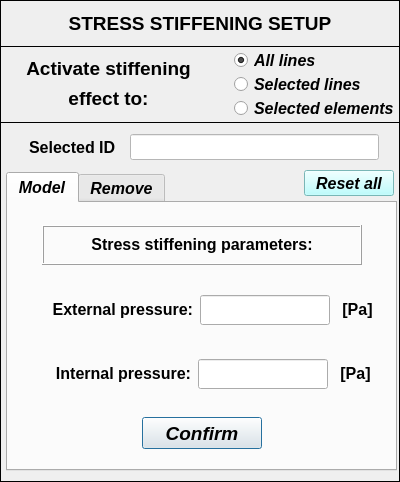
<?xml version="1.0" encoding="UTF-8"?>
<ui version="4.0">
 <class>Dialog</class>
 <widget class="QDialog" name="Dialog">
  <property name="windowModality">
   <enum>Qt::NonModal</enum>
  </property>
  <property name="geometry">
   <rect>
    <x>0</x>
    <y>0</y>
    <width>400</width>
    <height>482</height>
   </rect>
  </property>
  <property name="sizePolicy">
   <sizepolicy hsizetype="Fixed" vsizetype="Fixed">
    <horstretch>0</horstretch>
    <verstretch>0</verstretch>
   </sizepolicy>
  </property>
  <property name="minimumSize">
   <size>
    <width>400</width>
    <height>482</height>
   </size>
  </property>
  <property name="maximumSize">
   <size>
    <width>400</width>
    <height>482</height>
   </size>
  </property>
  <property name="contextMenuPolicy">
   <enum>Qt::DefaultContextMenu</enum>
  </property>
  <property name="windowTitle">
   <string> Set: stress stiffening</string>
  </property>
  <property name="whatsThis">
   <string/>
  </property>
  <widget class="QFrame" name="frame">
   <property name="geometry">
    <rect>
     <x>0</x>
     <y>0</y>
     <width>400</width>
     <height>47</height>
    </rect>
   </property>
   <property name="minimumSize">
    <size>
     <width>400</width>
     <height>0</height>
    </size>
   </property>
   <property name="maximumSize">
    <size>
     <width>400</width>
     <height>16777215</height>
    </size>
   </property>
   <property name="frameShape">
    <enum>QFrame::Box</enum>
   </property>
   <property name="frameShadow">
    <enum>QFrame::Plain</enum>
   </property>
   <property name="lineWidth">
    <number>1</number>
   </property>
   <widget class="QLabel" name="label_6">
    <property name="geometry">
     <rect>
      <x>30</x>
      <y>6</y>
      <width>340</width>
      <height>35</height>
     </rect>
    </property>
    <property name="minimumSize">
     <size>
      <width>340</width>
      <height>35</height>
     </size>
    </property>
    <property name="maximumSize">
     <size>
      <width>340</width>
      <height>35</height>
     </size>
    </property>
    <property name="font">
     <font>
      <family>Arial</family>
      <pointsize>14</pointsize>
      <weight>75</weight>
      <italic>false</italic>
      <bold>true</bold>
     </font>
    </property>
    <property name="text">
     <string>STRESS STIFFENING SETUP</string>
    </property>
    <property name="textFormat">
     <enum>Qt::AutoText</enum>
    </property>
    <property name="alignment">
     <set>Qt::AlignCenter</set>
    </property>
   </widget>
  </widget>
  <widget class="QFrame" name="frame_4">
   <property name="geometry">
    <rect>
     <x>0</x>
     <y>122</y>
     <width>400</width>
     <height>360</height>
    </rect>
   </property>
   <property name="minimumSize">
    <size>
     <width>400</width>
     <height>360</height>
    </size>
   </property>
   <property name="maximumSize">
    <size>
     <width>400</width>
     <height>360</height>
    </size>
   </property>
   <property name="frameShape">
    <enum>QFrame::Box</enum>
   </property>
   <property name="frameShadow">
    <enum>QFrame::Plain</enum>
   </property>
   <widget class="QTabWidget" name="tabWidget_stress_stiffening">
    <property name="geometry">
     <rect>
      <x>6</x>
      <y>50</y>
      <width>391</width>
      <height>299</height>
     </rect>
    </property>
    <property name="font">
     <font>
      <family>Arial</family>
      <pointsize>12</pointsize>
      <weight>75</weight>
      <italic>true</italic>
      <bold>true</bold>
     </font>
    </property>
    <property name="currentIndex">
     <number>0</number>
    </property>
    <widget class="QWidget" name="tab">
     <attribute name="title">
      <string>Model</string>
     </attribute>
     <widget class="QPushButton" name="pushButton_confirm">
      <property name="geometry">
       <rect>
        <x>134</x>
        <y>214</y>
        <width>120</width>
        <height>32</height>
       </rect>
      </property>
      <property name="minimumSize">
       <size>
        <width>120</width>
        <height>32</height>
       </size>
      </property>
      <property name="maximumSize">
       <size>
        <width>120</width>
        <height>32</height>
       </size>
      </property>
      <property name="font">
       <font>
        <family>Arial</family>
        <pointsize>14</pointsize>
        <weight>75</weight>
        <italic>true</italic>
        <bold>true</bold>
       </font>
      </property>
      <property name="text">
       <string>Confirm</string>
      </property>
     </widget>
     <widget class="QLabel" name="label_18">
      <property name="geometry">
       <rect>
        <x>326</x>
        <y>156</y>
        <width>43</width>
        <height>30</height>
       </rect>
      </property>
      <property name="minimumSize">
       <size>
        <width>0</width>
        <height>30</height>
       </size>
      </property>
      <property name="maximumSize">
       <size>
        <width>16777215</width>
        <height>30</height>
       </size>
      </property>
      <property name="font">
       <font>
        <family>Arial</family>
        <pointsize>12</pointsize>
        <weight>75</weight>
        <italic>false</italic>
        <bold>true</bold>
       </font>
      </property>
      <property name="text">
       <string>&lt;html&gt;&lt;head/&gt;&lt;body&gt;&lt;p align=&quot;center&quot;&gt;&lt;span style=&quot; font-size:12pt;&quot;&gt;[Pa]&lt;/span&gt;&lt;/p&gt;&lt;/body&gt;&lt;/html&gt;</string>
      </property>
      <property name="alignment">
       <set>Qt::AlignCenter</set>
      </property>
     </widget>
     <widget class="QLineEdit" name="lineEdit_external_pressure">
      <property name="geometry">
       <rect>
        <x>192</x>
        <y>92</y>
        <width>130</width>
        <height>30</height>
       </rect>
      </property>
      <property name="minimumSize">
       <size>
        <width>130</width>
        <height>30</height>
       </size>
      </property>
      <property name="maximumSize">
       <size>
        <width>130</width>
        <height>30</height>
       </size>
      </property>
      <property name="font">
       <font>
        <family>Arial</family>
        <pointsize>11</pointsize>
        <weight>75</weight>
        <italic>false</italic>
        <bold>true</bold>
       </font>
      </property>
      <property name="text">
       <string/>
      </property>
      <property name="alignment">
       <set>Qt::AlignCenter</set>
      </property>
     </widget>
     <widget class="QLabel" name="label_17">
      <property name="geometry">
       <rect>
        <x>328</x>
        <y>92</y>
        <width>43</width>
        <height>30</height>
       </rect>
      </property>
      <property name="minimumSize">
       <size>
        <width>0</width>
        <height>30</height>
       </size>
      </property>
      <property name="maximumSize">
       <size>
        <width>16777215</width>
        <height>30</height>
       </size>
      </property>
      <property name="font">
       <font>
        <family>Arial</family>
        <pointsize>12</pointsize>
        <weight>75</weight>
        <italic>false</italic>
        <bold>true</bold>
       </font>
      </property>
      <property name="text">
       <string>&lt;html&gt;&lt;head/&gt;&lt;body&gt;&lt;p align=&quot;center&quot;&gt;&lt;span style=&quot; font-size:12pt;&quot;&gt;[Pa]&lt;/span&gt;&lt;/p&gt;&lt;/body&gt;&lt;/html&gt;</string>
      </property>
      <property name="alignment">
       <set>Qt::AlignCenter</set>
      </property>
     </widget>
     <widget class="QLabel" name="label_26">
      <property name="geometry">
       <rect>
        <x>8</x>
        <y>156</y>
        <width>175</width>
        <height>30</height>
       </rect>
      </property>
      <property name="minimumSize">
       <size>
        <width>0</width>
        <height>30</height>
       </size>
      </property>
      <property name="maximumSize">
       <size>
        <width>16777215</width>
        <height>30</height>
       </size>
      </property>
      <property name="font">
       <font>
        <family>Arial</family>
        <pointsize>12</pointsize>
        <weight>75</weight>
        <italic>false</italic>
        <bold>true</bold>
       </font>
      </property>
      <property name="text">
       <string>&lt;html&gt;&lt;head/&gt;&lt;body&gt;&lt;p align=&quot;right&quot;&gt;Internal pressure:&lt;/p&gt;&lt;/body&gt;&lt;/html&gt;</string>
      </property>
      <property name="alignment">
       <set>Qt::AlignCenter</set>
      </property>
     </widget>
     <widget class="QLabel" name="label_25">
      <property name="geometry">
       <rect>
        <x>10</x>
        <y>92</y>
        <width>175</width>
        <height>30</height>
       </rect>
      </property>
      <property name="minimumSize">
       <size>
        <width>0</width>
        <height>30</height>
       </size>
      </property>
      <property name="maximumSize">
       <size>
        <width>16777215</width>
        <height>30</height>
       </size>
      </property>
      <property name="font">
       <font>
        <family>Arial</family>
        <pointsize>12</pointsize>
        <weight>75</weight>
        <italic>false</italic>
        <bold>true</bold>
       </font>
      </property>
      <property name="text">
       <string>&lt;html&gt;&lt;head/&gt;&lt;body&gt;&lt;p align=&quot;right&quot;&gt;External pressure:&lt;/p&gt;&lt;/body&gt;&lt;/html&gt;</string>
      </property>
      <property name="alignment">
       <set>Qt::AlignCenter</set>
      </property>
     </widget>
     <widget class="QLineEdit" name="lineEdit_internal_pressure">
      <property name="geometry">
       <rect>
        <x>190</x>
        <y>156</y>
        <width>130</width>
        <height>30</height>
       </rect>
      </property>
      <property name="minimumSize">
       <size>
        <width>130</width>
        <height>30</height>
       </size>
      </property>
      <property name="maximumSize">
       <size>
        <width>130</width>
        <height>30</height>
       </size>
      </property>
      <property name="font">
       <font>
        <family>Arial</family>
        <pointsize>11</pointsize>
        <weight>75</weight>
        <italic>false</italic>
        <bold>true</bold>
       </font>
      </property>
      <property name="focusPolicy">
       <enum>Qt::StrongFocus</enum>
      </property>
      <property name="alignment">
       <set>Qt::AlignCenter</set>
      </property>
     </widget>
     <widget class="QLabel" name="label_27">
      <property name="geometry">
       <rect>
        <x>34</x>
        <y>22</y>
        <width>320</width>
        <height>40</height>
       </rect>
      </property>
      <property name="minimumSize">
       <size>
        <width>320</width>
        <height>40</height>
       </size>
      </property>
      <property name="maximumSize">
       <size>
        <width>320</width>
        <height>40</height>
       </size>
      </property>
      <property name="font">
       <font>
        <family>Arial</family>
        <pointsize>12</pointsize>
        <weight>75</weight>
        <italic>false</italic>
        <bold>true</bold>
       </font>
      </property>
      <property name="frameShape">
       <enum>QFrame::Box</enum>
      </property>
      <property name="frameShadow">
       <enum>QFrame::Raised</enum>
      </property>
      <property name="text">
       <string>&lt;html&gt;&lt;head/&gt;&lt;body&gt;&lt;p align=&quot;center&quot;&gt;Stress stiffening parameters:&lt;/p&gt;&lt;/body&gt;&lt;/html&gt;</string>
      </property>
      <property name="alignment">
       <set>Qt::AlignCenter</set>
      </property>
     </widget>
    </widget>
    <widget class="QWidget" name="tab_2">
     <attribute name="title">
      <string>Remove</string>
     </attribute>
     <widget class="QLabel" name="label_29">
      <property name="geometry">
       <rect>
        <x>11</x>
        <y>10</y>
        <width>362</width>
        <height>33</height>
       </rect>
      </property>
      <property name="font">
       <font>
        <family>Arial</family>
        <pointsize>12</pointsize>
        <weight>75</weight>
        <italic>false</italic>
        <bold>true</bold>
       </font>
      </property>
      <property name="frameShape">
       <enum>QFrame::Box</enum>
      </property>
      <property name="frameShadow">
       <enum>QFrame::Sunken</enum>
      </property>
      <property name="text">
       <string>Get more info or remove a selected group:</string>
      </property>
      <property name="textFormat">
       <enum>Qt::AutoText</enum>
      </property>
      <property name="alignment">
       <set>Qt::AlignCenter</set>
      </property>
     </widget>
     <widget class="QPushButton" name="pushButton_close">
      <property name="geometry">
       <rect>
        <x>134</x>
        <y>350</y>
        <width>120</width>
        <height>32</height>
       </rect>
      </property>
      <property name="minimumSize">
       <size>
        <width>120</width>
        <height>32</height>
       </size>
      </property>
      <property name="maximumSize">
       <size>
        <width>120</width>
        <height>32</height>
       </size>
      </property>
      <property name="font">
       <font>
        <family>Arial</family>
        <pointsize>14</pointsize>
        <weight>75</weight>
        <italic>true</italic>
        <bold>true</bold>
       </font>
      </property>
      <property name="styleSheet">
       <string notr="true"/>
      </property>
      <property name="text">
       <string>Close</string>
      </property>
     </widget>
     <widget class="QTabWidget" name="tabWidget">
      <property name="geometry">
       <rect>
        <x>8</x>
        <y>56</y>
        <width>367</width>
        <height>201</height>
       </rect>
      </property>
      <property name="font">
       <font>
        <family>Arial</family>
        <pointsize>11</pointsize>
        <weight>75</weight>
        <italic>true</italic>
        <bold>true</bold>
       </font>
      </property>
      <property name="currentIndex">
       <number>0</number>
      </property>
      <widget class="QWidget" name="tab_lines">
       <attribute name="title">
        <string>Group of lines</string>
       </attribute>
       <widget class="QPushButton" name="pushButton_get_information_line">
        <property name="geometry">
         <rect>
          <x>264</x>
          <y>132</y>
          <width>90</width>
          <height>30</height>
         </rect>
        </property>
        <property name="minimumSize">
         <size>
          <width>90</width>
          <height>29</height>
         </size>
        </property>
        <property name="maximumSize">
         <size>
          <width>90</width>
          <height>30</height>
         </size>
        </property>
        <property name="font">
         <font>
          <family>Arial</family>
          <pointsize>12</pointsize>
          <weight>75</weight>
          <italic>true</italic>
          <bold>true</bold>
         </font>
        </property>
        <property name="text">
         <string>See details</string>
        </property>
       </widget>
       <widget class="QPushButton" name="pushButton_remove_line">
        <property name="geometry">
         <rect>
          <x>188</x>
          <y>132</y>
          <width>75</width>
          <height>30</height>
         </rect>
        </property>
        <property name="minimumSize">
         <size>
          <width>0</width>
          <height>27</height>
         </size>
        </property>
        <property name="maximumSize">
         <size>
          <width>16777215</width>
          <height>30</height>
         </size>
        </property>
        <property name="font">
         <font>
          <family>Arial</family>
          <pointsize>12</pointsize>
          <weight>75</weight>
          <italic>true</italic>
          <bold>true</bold>
         </font>
        </property>
        <property name="text">
         <string>Remove</string>
        </property>
       </widget>
       <widget class="QTreeWidget" name="treeWidget_stress_stiffening_lines">
        <property name="geometry">
         <rect>
          <x>6</x>
          <y>6</y>
          <width>352</width>
          <height>159</height>
         </rect>
        </property>
        <property name="minimumSize">
         <size>
          <width>0</width>
          <height>0</height>
         </size>
        </property>
        <property name="maximumSize">
         <size>
          <width>1000</width>
          <height>1000</height>
         </size>
        </property>
        <property name="font">
         <font>
          <family>Arial</family>
          <pointsize>10</pointsize>
          <weight>75</weight>
          <italic>true</italic>
          <bold>true</bold>
         </font>
        </property>
        <property name="indentation">
         <number>0</number>
        </property>
        <column>
         <property name="text">
          <string>Group</string>
         </property>
        </column>
        <column>
         <property name="text">
          <string>Lines</string>
         </property>
        </column>
       </widget>
       <zorder>treeWidget_stress_stiffening_lines</zorder>
       <zorder>pushButton_get_information_line</zorder>
       <zorder>pushButton_remove_line</zorder>
      </widget>
      <widget class="QWidget" name="tab_elements">
       <attribute name="title">
        <string>Group of elements</string>
       </attribute>
       <widget class="QPushButton" name="pushButton_remove_elem">
        <property name="geometry">
         <rect>
          <x>188</x>
          <y>132</y>
          <width>75</width>
          <height>30</height>
         </rect>
        </property>
        <property name="minimumSize">
         <size>
          <width>0</width>
          <height>30</height>
         </size>
        </property>
        <property name="maximumSize">
         <size>
          <width>16777215</width>
          <height>30</height>
         </size>
        </property>
        <property name="font">
         <font>
          <family>Arial</family>
          <pointsize>12</pointsize>
          <weight>75</weight>
          <italic>true</italic>
          <bold>true</bold>
         </font>
        </property>
        <property name="text">
         <string>Remove</string>
        </property>
       </widget>
       <widget class="QTreeWidget" name="treeWidget_stress_stiffening_elements">
        <property name="geometry">
         <rect>
          <x>6</x>
          <y>6</y>
          <width>352</width>
          <height>159</height>
         </rect>
        </property>
        <property name="minimumSize">
         <size>
          <width>0</width>
          <height>0</height>
         </size>
        </property>
        <property name="maximumSize">
         <size>
          <width>1000</width>
          <height>1000</height>
         </size>
        </property>
        <property name="font">
         <font>
          <family>Arial</family>
          <pointsize>10</pointsize>
          <weight>75</weight>
          <italic>true</italic>
          <bold>true</bold>
         </font>
        </property>
        <property name="frameShape">
         <enum>QFrame::StyledPanel</enum>
        </property>
        <property name="frameShadow">
         <enum>QFrame::Sunken</enum>
        </property>
        <property name="indentation">
         <number>0</number>
        </property>
        <column>
         <property name="text">
          <string>Group</string>
         </property>
        </column>
        <column>
         <property name="text">
          <string>Elements</string>
         </property>
        </column>
       </widget>
       <widget class="QPushButton" name="pushButton_get_information_elem">
        <property name="geometry">
         <rect>
          <x>264</x>
          <y>132</y>
          <width>90</width>
          <height>30</height>
         </rect>
        </property>
        <property name="minimumSize">
         <size>
          <width>90</width>
          <height>30</height>
         </size>
        </property>
        <property name="maximumSize">
         <size>
          <width>90</width>
          <height>30</height>
         </size>
        </property>
        <property name="font">
         <font>
          <family>Arial</family>
          <pointsize>12</pointsize>
          <weight>75</weight>
          <italic>true</italic>
          <bold>true</bold>
         </font>
        </property>
        <property name="text">
         <string>See details</string>
        </property>
       </widget>
       <zorder>treeWidget_stress_stiffening_elements</zorder>
       <zorder>pushButton_get_information_elem</zorder>
       <zorder>pushButton_remove_elem</zorder>
      </widget>
     </widget>
    </widget>
   </widget>
   <widget class="QPushButton" name="pushButton_reset">
    <property name="geometry">
     <rect>
      <x>304</x>
      <y>48</y>
      <width>90</width>
      <height>26</height>
     </rect>
    </property>
    <property name="minimumSize">
     <size>
      <width>90</width>
      <height>26</height>
     </size>
    </property>
    <property name="maximumSize">
     <size>
      <width>90</width>
      <height>26</height>
     </size>
    </property>
    <property name="font">
     <font>
      <family>Arial</family>
      <pointsize>12</pointsize>
      <weight>75</weight>
      <italic>true</italic>
      <bold>true</bold>
     </font>
    </property>
    <property name="styleSheet">
     <string notr="true">background-color: rgb(170, 255, 255);</string>
    </property>
    <property name="text">
     <string>Reset all</string>
    </property>
   </widget>
   <widget class="QLineEdit" name="lineEdit_id_labels">
    <property name="enabled">
     <bool>false</bool>
    </property>
    <property name="geometry">
     <rect>
      <x>18</x>
      <y>12</y>
      <width>110</width>
      <height>26</height>
     </rect>
    </property>
    <property name="palette">
     <palette>
      <active>
       <colorrole role="WindowText">
        <brush brushstyle="SolidPattern">
         <color alpha="255">
          <red>0</red>
          <green>0</green>
          <blue>0</blue>
         </color>
        </brush>
       </colorrole>
       <colorrole role="Dark">
        <brush brushstyle="SolidPattern">
         <color alpha="255">
          <red>0</red>
          <green>0</green>
          <blue>0</blue>
         </color>
        </brush>
       </colorrole>
       <colorrole role="Text">
        <brush brushstyle="SolidPattern">
         <color alpha="255">
          <red>0</red>
          <green>0</green>
          <blue>0</blue>
         </color>
        </brush>
       </colorrole>
       <colorrole role="ButtonText">
        <brush brushstyle="SolidPattern">
         <color alpha="255">
          <red>0</red>
          <green>0</green>
          <blue>0</blue>
         </color>
        </brush>
       </colorrole>
      </active>
      <inactive>
       <colorrole role="WindowText">
        <brush brushstyle="SolidPattern">
         <color alpha="255">
          <red>0</red>
          <green>0</green>
          <blue>0</blue>
         </color>
        </brush>
       </colorrole>
       <colorrole role="Dark">
        <brush brushstyle="SolidPattern">
         <color alpha="255">
          <red>0</red>
          <green>0</green>
          <blue>0</blue>
         </color>
        </brush>
       </colorrole>
       <colorrole role="Text">
        <brush brushstyle="SolidPattern">
         <color alpha="255">
          <red>0</red>
          <green>0</green>
          <blue>0</blue>
         </color>
        </brush>
       </colorrole>
       <colorrole role="ButtonText">
        <brush brushstyle="SolidPattern">
         <color alpha="255">
          <red>0</red>
          <green>0</green>
          <blue>0</blue>
         </color>
        </brush>
       </colorrole>
      </inactive>
      <disabled>
       <colorrole role="WindowText">
        <brush brushstyle="SolidPattern">
         <color alpha="255">
          <red>0</red>
          <green>0</green>
          <blue>0</blue>
         </color>
        </brush>
       </colorrole>
       <colorrole role="Dark">
        <brush brushstyle="SolidPattern">
         <color alpha="255">
          <red>0</red>
          <green>0</green>
          <blue>0</blue>
         </color>
        </brush>
       </colorrole>
       <colorrole role="Text">
        <brush brushstyle="SolidPattern">
         <color alpha="255">
          <red>0</red>
          <green>0</green>
          <blue>0</blue>
         </color>
        </brush>
       </colorrole>
       <colorrole role="ButtonText">
        <brush brushstyle="SolidPattern">
         <color alpha="255">
          <red>0</red>
          <green>0</green>
          <blue>0</blue>
         </color>
        </brush>
       </colorrole>
      </disabled>
     </palette>
    </property>
    <property name="font">
     <font>
      <family>Arial</family>
      <pointsize>12</pointsize>
      <weight>75</weight>
      <italic>false</italic>
      <bold>true</bold>
     </font>
    </property>
    <property name="focusPolicy">
     <enum>Qt::ClickFocus</enum>
    </property>
    <property name="autoFillBackground">
     <bool>false</bool>
    </property>
    <property name="text">
     <string>Selected ID</string>
    </property>
    <property name="frame">
     <bool>false</bool>
    </property>
    <property name="alignment">
     <set>Qt::AlignCenter</set>
    </property>
   </widget>
   <widget class="QLineEdit" name="lineEdit_selected_ID">
    <property name="enabled">
     <bool>false</bool>
    </property>
    <property name="geometry">
     <rect>
      <x>130</x>
      <y>12</y>
      <width>249</width>
      <height>26</height>
     </rect>
    </property>
    <property name="font">
     <font>
      <family>Arial</family>
      <pointsize>11</pointsize>
      <weight>75</weight>
      <italic>false</italic>
      <bold>true</bold>
     </font>
    </property>
    <property name="focusPolicy">
     <enum>Qt::ClickFocus</enum>
    </property>
    <property name="styleSheet">
     <string notr="true">background-color: rgb(255, 255, 255);
color: rgb(0, 0, 0);</string>
    </property>
    <property name="alignment">
     <set>Qt::AlignCenter</set>
    </property>
   </widget>
  </widget>
  <widget class="QFrame" name="frame_10">
   <property name="geometry">
    <rect>
     <x>0</x>
     <y>46</y>
     <width>400</width>
     <height>77</height>
    </rect>
   </property>
   <property name="minimumSize">
    <size>
     <width>400</width>
     <height>0</height>
    </size>
   </property>
   <property name="maximumSize">
    <size>
     <width>400</width>
     <height>16777215</height>
    </size>
   </property>
   <property name="frameShape">
    <enum>QFrame::Box</enum>
   </property>
   <property name="frameShadow">
    <enum>QFrame::Plain</enum>
   </property>
   <property name="lineWidth">
    <number>1</number>
   </property>
   <widget class="QLabel" name="label_3">
    <property name="geometry">
     <rect>
      <x>16</x>
      <y>8</y>
      <width>185</width>
      <height>30</height>
     </rect>
    </property>
    <property name="minimumSize">
     <size>
      <width>185</width>
      <height>30</height>
     </size>
    </property>
    <property name="maximumSize">
     <size>
      <width>185</width>
      <height>30</height>
     </size>
    </property>
    <property name="font">
     <font>
      <family>Arial</family>
      <pointsize>13</pointsize>
      <weight>75</weight>
      <italic>false</italic>
      <bold>true</bold>
     </font>
    </property>
    <property name="text">
     <string>&lt;html&gt;&lt;head/&gt;&lt;body&gt;&lt;p align=&quot;center&quot;&gt;&lt;span style=&quot; font-size:14pt;&quot;&gt;Activate stiffening&lt;/span&gt;&lt;/p&gt;&lt;/body&gt;&lt;/html&gt;</string>
    </property>
    <property name="textFormat">
     <enum>Qt::AutoText</enum>
    </property>
    <property name="alignment">
     <set>Qt::AlignCenter</set>
    </property>
   </widget>
   <widget class="QLabel" name="label_4">
    <property name="geometry">
     <rect>
      <x>16</x>
      <y>38</y>
      <width>185</width>
      <height>30</height>
     </rect>
    </property>
    <property name="minimumSize">
     <size>
      <width>185</width>
      <height>30</height>
     </size>
    </property>
    <property name="maximumSize">
     <size>
      <width>185</width>
      <height>30</height>
     </size>
    </property>
    <property name="font">
     <font>
      <family>Arial</family>
      <pointsize>13</pointsize>
      <weight>75</weight>
      <italic>false</italic>
      <bold>true</bold>
     </font>
    </property>
    <property name="text">
     <string>&lt;html&gt;&lt;head/&gt;&lt;body&gt;&lt;p align=&quot;center&quot;&gt;&lt;span style=&quot; font-size:14pt;&quot;&gt;effect to:&lt;/span&gt;&lt;/p&gt;&lt;/body&gt;&lt;/html&gt;</string>
    </property>
    <property name="textFormat">
     <enum>Qt::AutoText</enum>
    </property>
    <property name="alignment">
     <set>Qt::AlignCenter</set>
    </property>
   </widget>
   <widget class="QRadioButton" name="radioButton_selected_elements">
    <property name="geometry">
     <rect>
      <x>234</x>
      <y>54</y>
      <width>180</width>
      <height>17</height>
     </rect>
    </property>
    <property name="minimumSize">
     <size>
      <width>180</width>
      <height>17</height>
     </size>
    </property>
    <property name="maximumSize">
     <size>
      <width>180</width>
      <height>17</height>
     </size>
    </property>
    <property name="font">
     <font>
      <family>Arial</family>
      <pointsize>12</pointsize>
      <weight>75</weight>
      <italic>true</italic>
      <bold>true</bold>
      <stylestrategy>PreferAntialias</stylestrategy>
     </font>
    </property>
    <property name="focusPolicy">
     <enum>Qt::ClickFocus</enum>
    </property>
    <property name="text">
     <string>Selected elements</string>
    </property>
    <property name="checked">
     <bool>false</bool>
    </property>
   </widget>
   <widget class="QRadioButton" name="radioButton_selected_lines">
    <property name="geometry">
     <rect>
      <x>234</x>
      <y>30</y>
      <width>180</width>
      <height>17</height>
     </rect>
    </property>
    <property name="minimumSize">
     <size>
      <width>180</width>
      <height>17</height>
     </size>
    </property>
    <property name="maximumSize">
     <size>
      <width>180</width>
      <height>17</height>
     </size>
    </property>
    <property name="font">
     <font>
      <family>Arial</family>
      <pointsize>12</pointsize>
      <weight>75</weight>
      <italic>true</italic>
      <bold>true</bold>
      <stylestrategy>PreferAntialias</stylestrategy>
     </font>
    </property>
    <property name="focusPolicy">
     <enum>Qt::ClickFocus</enum>
    </property>
    <property name="text">
     <string>Selected lines</string>
    </property>
    <property name="checked">
     <bool>false</bool>
    </property>
   </widget>
   <widget class="QRadioButton" name="radioButton_all_lines">
    <property name="geometry">
     <rect>
      <x>234</x>
      <y>6</y>
      <width>180</width>
      <height>17</height>
     </rect>
    </property>
    <property name="minimumSize">
     <size>
      <width>180</width>
      <height>17</height>
     </size>
    </property>
    <property name="maximumSize">
     <size>
      <width>180</width>
      <height>17</height>
     </size>
    </property>
    <property name="font">
     <font>
      <family>Arial</family>
      <pointsize>12</pointsize>
      <weight>75</weight>
      <italic>true</italic>
      <bold>true</bold>
      <stylestrategy>PreferAntialias</stylestrategy>
     </font>
    </property>
    <property name="focusPolicy">
     <enum>Qt::ClickFocus</enum>
    </property>
    <property name="text">
     <string>All lines</string>
    </property>
    <property name="checked">
     <bool>true</bool>
    </property>
   </widget>
  </widget>
 </widget>
 <resources/>
 <connections/>
</ui>
